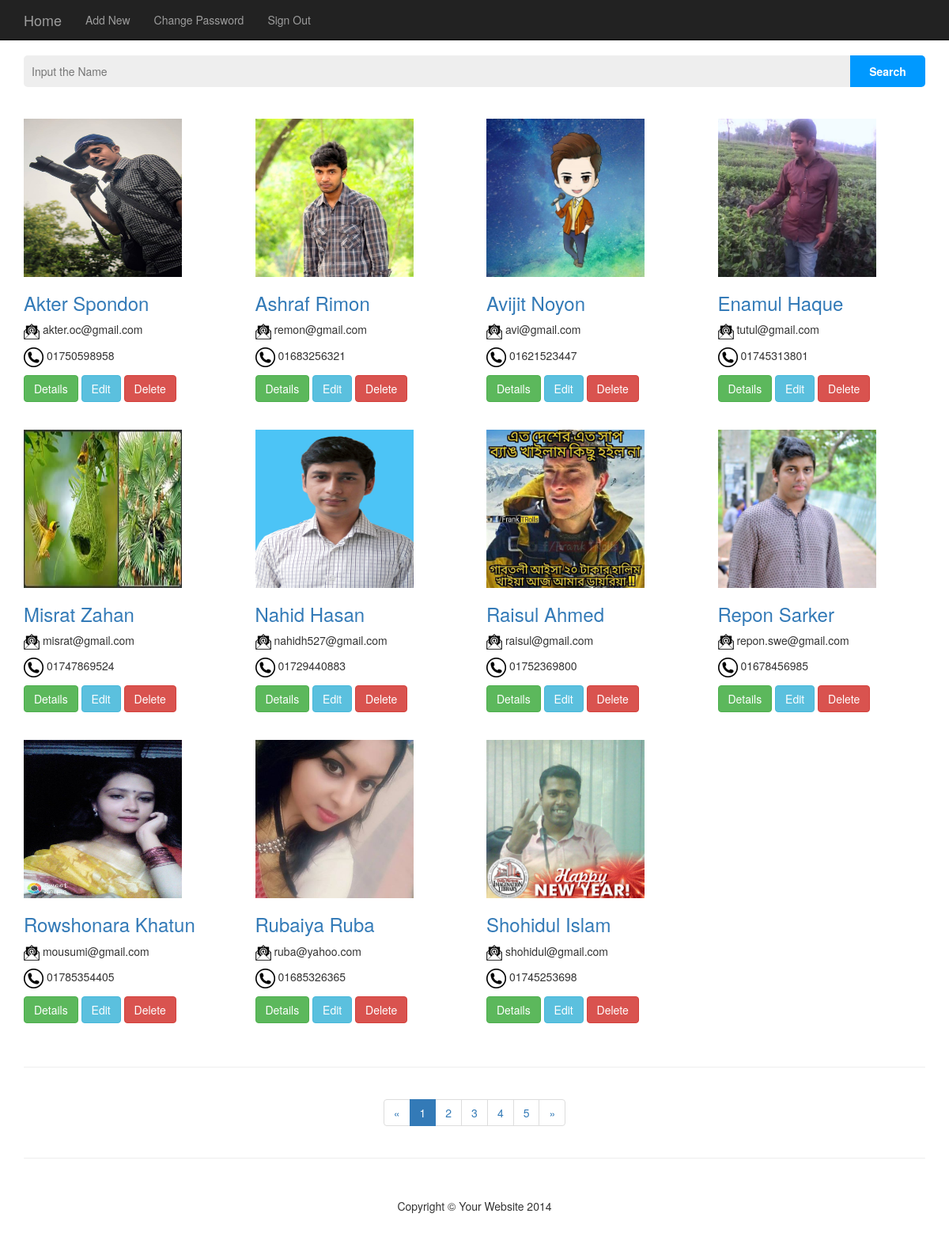
Screenshot of /Contact/Index.php (signed in) with the database file from the repository.
### tables this page shows
CREATE TABLE `contactlist` (
  `Id` int(11) NOT NULL,
  `Name` varchar(50) NOT NULL,
  `Address` varchar(100) NOT NULL,
  `City` varchar(50) NOT NULL,
  `District` varchar(50) NOT NULL,
  `Zipcode` varchar(8) NOT NULL,
  `Email` varchar(50) NOT NULL,
  `Phone` varchar(50) NOT NULL,
  `Image` text NOT NULL
);

### Contact/Dataoperation.php (called while the page is built, shortened)
<?php
class DataOperation{
	function getContactList()
	{
		$db = mysqli_connect('localhost','root','','contact');
		$query='SELECT * FROM contactlist ORDER BY Name';
		$result=mysqli_query($db,$query);
		$contactList=array();
		$i=0;
		while($row=mysqli_fetch_assoc($result))
		{
			$contact=new contactInfo();
			$contact->Id=$row['Id'];
			$contact->Name=$row['Name'];
			$contact->Address=$row['Address'];
			$contact->City=$row['City'];
			$contact->District=$row['District'];
			$contact->Zipcode=$row['Zipcode'];
			$contact->Email=$row['Email'];
			$contact->Phone=$row['Phone'];
			$contact->Image=$row['Image'];
			$contactList[$i]=json_encode($contact);
			$i++;
		}
		return $contactList;
	}
}
 ?>

### Contact/Index.php (the view, shortened to what this page needs)
<?php
include 'Dataoperation.php';
	$contactlist=new DataOperation();
	$contactArray=array();
	if(isset($_GET['search']))
	{
		$searchValue=htmlspecialchars($_GET['search']);
		$contactArray=$contactlist->getContactSearch($_GET['search']);
	}
	else
	{
		$contactArray=$contactlist->getContactList();
	}
 ?>
<html lang="en">
<head>
    <link href="css/bootstrap.min.css" rel="stylesheet">
    <link href="css/4-col-portfolio.css" rel="stylesheet">
    <link rel="stylesheet" type="text/css" href="css/searchBox.css">
</head>
<body>
    <nav class="navbar navbar-inverse navbar-fixed-top" role="navigation">
        <div class="container">
            <div class="navbar-header">
                <a class="navbar-brand" href="Index.php">Home</a>
            </div>
            <div class="collapse navbar-collapse" id="bs-example-navbar-collapse-1">
                <ul class="nav navbar-nav">
                    <li>
                        <a href="AddNew.php">Add New</a>
                    </li>
                    <li>
                        <a href="ChangePassword.php">Change Password</a>
                    </li>
                    <li>
                        <a href="Logout.php">Sign Out</a>
                    </li>
                </ul>
            </div>
        </div>
    </nav>
    <div class="container">
        <div class="row">
            <div class="col-lg-12">
                <form action="" method="GET">
                    <input type="text" class="col-md-11" id="namanyay-search-box" placeholder="Input the Name" name="search">
                    <input type="submit" class="col-md-1" id="namanyay-search-btn" value="Search" name="">
                </form>
            </div>
        </div>
        <br/>
        <div class="row">
        	<div class="col-md-6">
        	</div>
        </div>
        <?php
        	$total=count($contactArray);
        	$i=1;
        	foreach ($contactArray as $contact) {
        		$con=json_decode($contact,true);
        		if($i==$total and $i==1)
        		{
        			echo '<div class="row">
				            <div class="col-md-3 portfolio-item">
				                <a href="Details.php?Id='.$con['Id'].'">
				                    <img class="img-responsive" style="width:200px; height:200px" src="'.$con['Image'].'" alt="">
				                </a>
								<h3>
				                    <a href="Details.php?Id='.$con['Id'].'">'.$con['Name'].'</a>
				                </h3>
								<p>
									<img class="img-responsive" style="display:inline-block" src="img/email.png" >
									<span>'.$con['Email'].'</span>
								</p>
								<p>
									<img class="img-responsive" style="display:inline-block" src="img/phone.png" >
									<span>'.$con['Phone'].'</span>
								</p>
								<a href="Details.php?Id='.$con['Id'].'" class="btn btn-success">Details</a>
								<a href="UpdateContact.php?Id='.$con['Id'].'" class="btn btn-info">Edit</a>
								<a href="Delete.php?Id='.$con['Id'].'" class="btn btn-danger">Delete</a>
                                <br/>
				            </div>
				        </div>';
        		}
        		else if($i==1 or $i%4==1)
        		{
        			echo '<div class="row">
				            <div class="col-md-3 portfolio-item">
				               <a href="Details.php?Id='.$con['Id'].'">
				                    <img class="img-responsive" style="width:200px; height:200px" src="'.$con['Image'].'" alt="">
				                </a>
								<h3>
				                    <a href="Details.php?Id='.$con['Id'].'">'.$con['Name'].'</a>
				                </h3>
								<p>
									<img class="img-responsive" style="display:inline-block" src="img/email.png" >
									<span>'.$con['Email'].'</span>
								</p>
								<p>
									<img class="img-responsive" style="display:inline-block" src="img/phone.png" >
									<span>'.$con['Phone'].'</span>
								</p>
								<a href="Details.php?Id='.$con['Id'].'" class="btn btn-success">Details</a>
								<a href="UpdateContact.php?Id='.$con['Id'].'" class="btn btn-info">Edit</a>
								<a href="Delete.php?Id='.$con['Id'].'" class="btn btn-danger">Delete</a>
                                <br/>
				            </div>';
        		}
        		else if($i%4==0 or $i==$total)
        		{
        			echo '<div class="col-md-3 portfolio-item">
				                <a href="Details.php?Id='.$con['Id'].'">
				                    <img class="img-responsive" style="width:200px; height:200px" src="'.$con['Image'].'" alt="">
				                </a>
								<h3>
				                    <a href="Details.php?Id='.$con['Id'].'">'.$con['Name'].'</a>
				                </h3>
								<p>
									<img class="img-responsive" style="display:inline-block" src="img/email.png" >
									<span>'.$con['Email'].'</span>
								</p>
								<p>
									<img class="img-responsive" style="display:inline-block" src="img/phone.png" >
									<span>'.$con['Phone'].'</span>
								</p>
								<a href="Details.php?Id='.$con['Id'].'" class="btn btn-success">Details</a>
								<a href="UpdateContact.php?Id='.$con['Id'].'" class="btn btn-info">Edit</a>
								<a href="Delete.php?Id='.$con['Id'].'" class="btn btn-danger">Delete</a>
                                <br/>
				            </div>
				        </div>';
        		}
        		else
        		{
        			echo '<div class="col-md-3 portfolio-item">
				                <a href="Details.php?Id='.$con['Id'].'">
				                    <img class="img-responsive" style="width:200px; height:200px" src="'.$con['Image'].'" alt="">
				                </a>
								<h3>
				                    <a href="Details.php?Id='.$con['Id'].'">'.$con['Name'].'</a>
				                </h3>
								<p>
									<img class="img-responsive" style="display:inline-block" src="img/email.png" >
									<span>'.$con['Email'].'</span>
								</p>
								<p>
									<img class="img-responsive" style="display:inline-block" src="img/phone.png" >
									<span>'.$con['Phone'].'</span>
								</p>
								<a href="Details.php?Id='.$con['Id'].'" class="btn btn-success">Details</a>
								<a href="UpdateContact.php?Id='.$con['Id'].'" class="btn btn-info">Edit</a>
								<a href="Delete.php?Id='.$con['Id'].'" class="btn btn-danger">Delete</a>
                                <br/>
				            </div>';
        		}
        		$i++;
        	}
         ?>
        <hr>
        <div class="row text-center">
            <div class="col-lg-12">
                <ul class="pagination">
                    <li>
                        <a href="#">&laquo;</a>
                    </li>
                    <li class="active">
                        <a href="#">1</a>
                    </li>
                    <li>
                        <a href="#">2</a>
                    </li>
                    <li>
                        <a href="#">3</a>
                    </li>
                    <li>
                        <a href="#">4</a>
                    </li>
                    <li>
                        <a href="#">5</a>
                    </li>
                    <li>
                        <a href="#">&raquo;</a>
                    </li>
                </ul>
            </div>
        </div>
        <hr>
        <footer>
            <div class="row">
                <div class="col-lg-12" style="text-align: center;">
                    <p>Copyright &copy; Your Website 2014</p>
                </div>
            </div>
        </footer>
    </div>
</body>
</html>

### Contact/css/4-col-portfolio.css (style rules this page uses)
body { padding-top: 70px; }
.portfolio-item { margin-bottom: 25px; }
footer { margin: 50px 0; padding-bottom: 10px; }

### Contact/css/searchBox.css (style rules this page uses)
#namanyay-search-box { background: #eee; padding:10px; border-radius:5px 0 0 5px; -moz-border-radius:5px 0 0 5px; -webkit-border-radius:5px 0 0 5px; -o-border-radius:5px 0 0 5px; border:0 none; }

### Contact/Index.php (style rules this page uses)
.portfolio-item { padding-bottom: 10px; }

### rows the page displays
contactlist: Image (picture), Name "Akter Spondon", Email "akter.oc@gmail.com", Phone "01750598958"
contactlist: Image (picture), Name "Ashraf Rimon", Email "remon@gmail.com", Phone "01683256321"
contactlist: Image (picture), Name "Avijit Noyon", Email "avi@gmail.com", Phone "01621523447"
contactlist: Image (picture), Name "Enamul Haque", Email "tutul@gmail.com", Phone "01745313801"
contactlist: Image (picture), Name "Misrat Zahan", Email "misrat@gmail.com", Phone "01747869524"
contactlist: Image (picture), Name "Nahid Hasan", Email "nahidh527@gmail.com", Phone "01729440883"
contactlist: Image (picture), Name "Raisul Ahmed", Email "raisul@gmail.com", Phone "01752369800"
contactlist: Image (picture), Name "Repon Sarker", Email "repon.swe@gmail.com", Phone "01678456985"
contactlist: Image (picture), Name "Rowshonara Khatun", Email "mousumi@gmail.com", Phone "01785354405"
contactlist: Image (picture), Name "Rubaiya Ruba", Email "ruba@yahoo.com", Phone "01685326365"
contactlist: Image (picture), Name "Shohidul Islam", Email "shohidul@gmail.com", Phone "01745253698"
